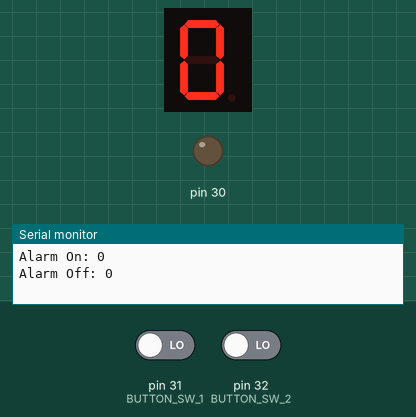
Simulated run of this sketch. Board: Arduino Mega 2560, built with avr-gcc and run on an emulated ATmega2560. Parts: 1-digit seven-segment display, output pins drawn as LEDs (lit = HIGH), the last lines printed to the serial monitor. Wiring (inferred from the names in the program): 1-digit 7-segment display, segments lit when LOW: segments pin 27, pin 26, pin 25, pin 24, pin 23, pin 22, pin 21, pin 20. Inputs (shaded band) come from the test bench; at power-on: pin 31 (BUTTON_SW_1) LOW, pin 32 (BUTTON_SW_2) LOW. The segment pins are drawn as the display they are named for; pins used as bus, display or sensor lines are not drawn.

Above: at 0.1 s.
At 1.1 s:
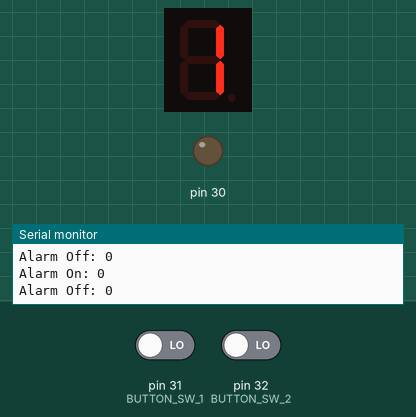
At 2.1 s:
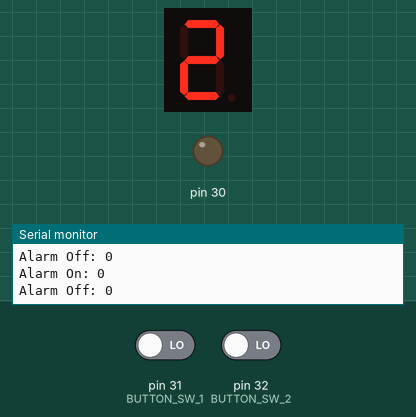
At 4.1 s:
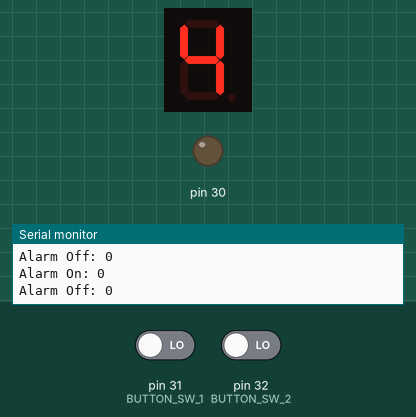
At 6.1 s:
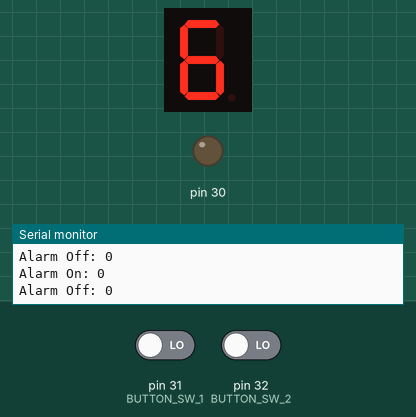
At 9.1 s:
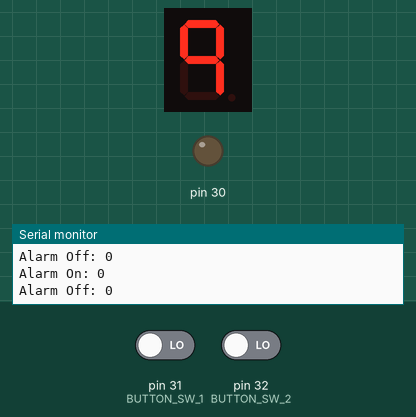

The sketch:

Seven_Segment.ino
```cpp
// const uint8_t pins[] = {27, 26, 25, 24, 23, 22, 21, 20};
const uint8_t pins[] = {20, 21, 22, 23, 24, 25, 26, 27};
const uint8_t numbers[] = {
  ~0b11111100, // 0
  ~0b01100000, // 1
  ~0b11011010, // 2
  ~0b11110010, // 3
  ~0b01100110, // 4
  ~0b10110110, // 5
  ~0b10111110, // 6
  ~0b11100000, // 7
  ~0b11111110, // 8
  ~0b11100110  // 9
};
enum PINS{
  BUZZ = 30U,
  BUTTON_SW_1,
  BUTTON_SW_2
};
bool alarm_on_state{false};
bool alarm_off_state{false};
void setup() {

  Serial.begin(115200);
  for (auto pin : pins) {
    pinMode(BUTTON_SW_1, INPUT);
    pinMode(BUTTON_SW_2, INPUT);
    pinMode(BUZZ, OUTPUT);
    pinMode(pin, OUTPUT);
  }
}

void loop() {
  for(auto number : numbers)
  {
    alarm_on_state = digitalRead(BUTTON_SW_1);
    alarm_off_state = digitalRead(BUTTON_SW_2);

    Serial.print("Alarm On: ");
    Serial.println(alarm_on_state);
    Serial.print("Alarm Off: ");
    Serial.println(alarm_off_state);
    for(uint8_t digit{0u}; digit < 8; digit++)
    {
      if(bitRead(number, digit)) {
        digitalWrite(pins[digit], HIGH);
      }
      else
      {
        digitalWrite(pins[digit], LOW);
      }
    }
    delay(1000UL);
  }
  if(alarm_on_state){
    digitalWrite(BUZZ, HIGH);
    delay(500UL);
    }
  if(alarm_off_state) {
    digitalWrite(BUZZ, LOW);
    delay(1000UL);
  }
}
```

Measured:
- by itself, everything shown: repeats every 10.0 s, in 10 steps
- what the display in image 1 shows lasts 1.0 s, from 1.0 s to 2.0 s
